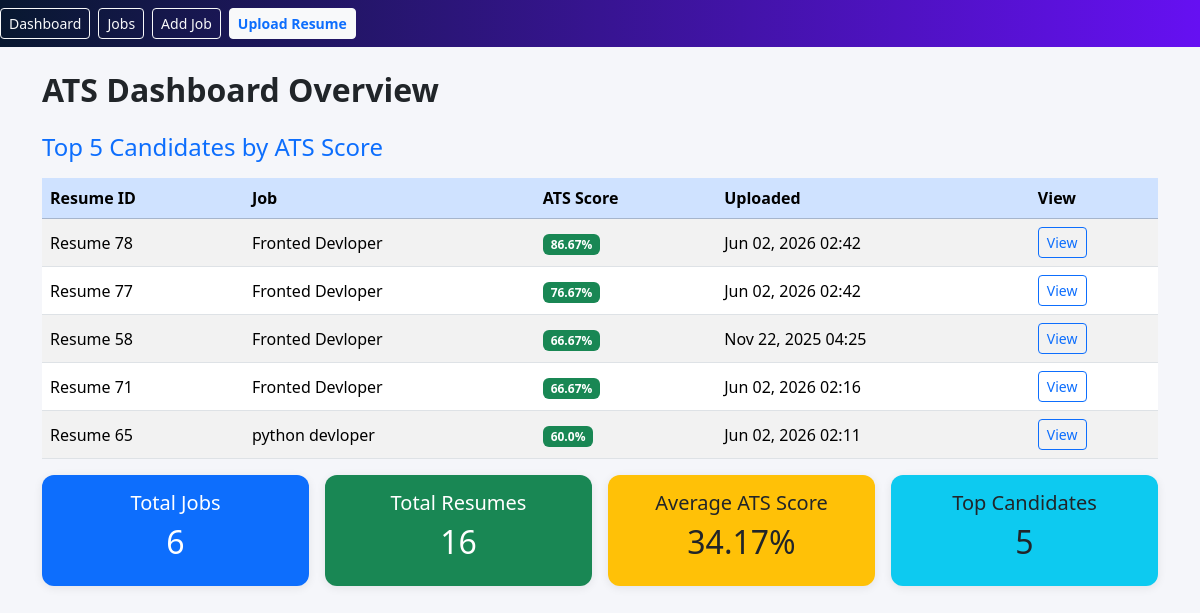
The page / on the database its author committed.
### parserapp/models.py (models this page shows, shortened)
class Resume(models.Model):
    job = models.ForeignKey(Job, on_delete=models.CASCADE, null=True, blank=True)
    file = models.FileField(upload_to='resumes/')
    parsed_data = models.JSONField(default=dict, blank=True)
    score = models.FloatField(default=0)
    uploaded_at = models.DateTimeField(auto_now_add=True)

class Job(models.Model):
    title = models.CharField(max_length=200)
    description = models.TextField(blank=True)
    required_skills = models.TextField(help_text="Comma-separated skills")
    min_experience = models.IntegerField(default=0)
    created_at = models.DateTimeField(default=timezone.now)

### parserapp/views.py (the view)
# urls.py: path("", views.dashboard, name="dashboard"),
def dashboard(request):
    jobs = Job.objects.all()
    resumes = Resume.objects.all()
    avg_score = resumes.aggregate(Avg('score'))['score__avg'] or 0
    top_resumes = resumes.order_by('-score')[:5]
    context = {
        "total_jobs": jobs.count(),
        "total_resumes": resumes.count(),
        "avg_score": round(avg_score, 2),
        "top_resumes": top_resumes,
    }
    return render(request, "parserapp/dashboard.html", context)

### parserapp/templates/parserapp/dashboard.html
{% extends "parserapp/base.html" %}
{% block content %}
<h2 class="fw-semibold mb-4">ATS Dashboard Overview</h2>
<h4 class="mt-4 mb-3 text-primary">Top 5 Candidates by ATS Score</h4>
{% if top_resumes %}
<div class="table-responsive">
    <table class="table table-striped table-hover align-middle">
        <thead class="table-primary">
            <tr>
                <th>Resume ID</th>
                <th>Job</th>
                <th>ATS Score</th>
                <th>Uploaded</th>
                <th>View</th>
            </tr>
        </thead>
        <tbody>
            {% for r in top_resumes %}
            <tr>
                <td>Resume {{ r.pk }}</td>
                <td>{% if r.job %}{{ r.job.title }}{% else %}—{% endif %}</td>
                <td><span class="badge bg-success">{{ r.score }}%</span></td>
                <td>{{ r.uploaded_at|date:"M d, Y H:i" }}</td>
                <td><a href="{% url 'resume_detail' r.pk %}" class="btn btn-sm btn-outline-primary">View</a></td>
            </tr>
            {% endfor %}
        </tbody>
    </table>
</div>
<div class="row g-3 mb-4">
    <div class="col-md-3">
        <div class="card text-center p-3 bg-primary text-white">
            <h5>Total Jobs</h5>
            <h2>{{ total_jobs }}</h2>
        </div>
    </div>
    <div class="col-md-3">
        <div class="card text-center p-3 bg-success text-white">
            <h5>Total Resumes</h5>
            <h2>{{ total_resumes }}</h2>
        </div>
    </div>
    <div class="col-md-3">
        <div class="card text-center p-3 bg-warning text-dark">
            <h5>Average ATS Score</h5>
            <h2>{{ avg_score }}%</h2>
        </div>
    </div>
    <div class="col-md-3">
        <div class="card text-center p-3 bg-info text-dark">
            <h5>Top Candidates</h5>
            <h2>{{ top_resumes|length }}</h2>
        </div>
    </div>
</div>
{% else %}
<div class="alert alert-info">No resumes uploaded yet.</div>
{% endif %}
{% endblock %}

### parserapp/templates/parserapp/base.html (shortened to what this page needs)
<!DOCTYPE html>
<html lang="en">
<head>
    <link href="https://cdn.jsdelivr.net/npm/bootstrap@5.3.2/dist/css/bootstrap.min.css" rel="stylesheet">
</head>
<body>
    <nav class="navbar navbar-expand-lg navbar-dark mb-4">
        <div class="d-flex gap-2">
            <a href="/" class="btn btn-outline-light btn-sm">Dashboard</a>
            <a href="/jobs/" class="btn btn-outline-light btn-sm">Jobs</a>
            <a href="/job/add/" class="btn btn-outline-light btn-sm">Add Job</a>
            <a href="/upload/" class="btn btn-light btn-sm text-primary fw-semibold">Upload Resume</a>
        </div>
    </nav>
    <div class="container mb-5">
        {% block content %}{% endblock %}
    </div>
</body>
</html>

### parserapp/templates/parserapp/base.html (style rules this page uses)
body { background-color: #f5f6fa; }
.navbar { background: linear-gradient(90deg, #081830, #6610f2); }
.card { border: none; border-radius: 12px; box-shadow: 0 2px 10px rgba(0, 0, 0, 0.08); transition: transform 0.2s ease-in-out; }

### rows shown on the page
Resume: pk "78", job "Fronted Devloper", score "86.67", uploaded_at "Jun 02, 2026 02:42"
Resume: pk "77", job "Fronted Devloper", score "76.67", uploaded_at "Jun 02, 2026 02:42"
Resume: pk "58", job "Fronted Devloper", score "66.67", uploaded_at "Nov 22, 2025 04:25"
Resume: pk "71", job "Fronted Devloper", score "66.67", uploaded_at "Jun 02, 2026 02:16"
Resume: pk "65", job "python devloper", score "60.0", uploaded_at "Jun 02, 2026 02:11"

### other values the page prints
{{ total_jobs }} "6"
{{ total_resumes }} "16"
{{ avg_score }} "34.17"
{{ top_resumes|length }} "5"
